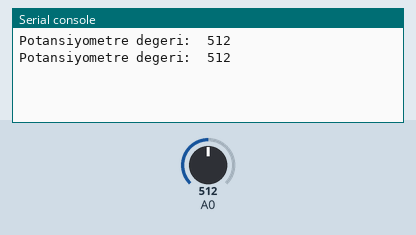
Simulated run of this program. Board: ESP8266 board running MicroPython. Parts: the last lines printed to the serial console. Inputs (shaded band) come from the test bench; at power-on: A0 = 512 (analog values on the 0–1023 scale).

Above: at 1.2 s.
1.3 s: A0 set to 716
At 2.6 s:
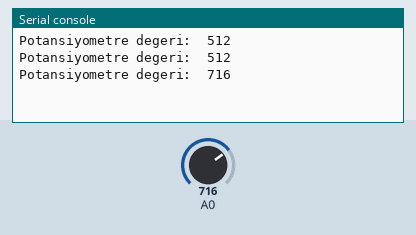
2.8 s: A0 set to 900
At 3.4 s:
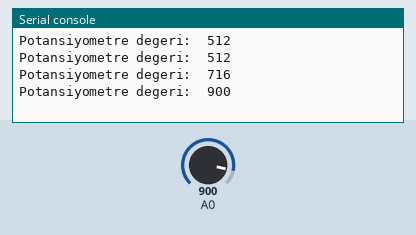
Timing chart, 0 to 5.8 s (numbered marks = the images above; inputs shaded):
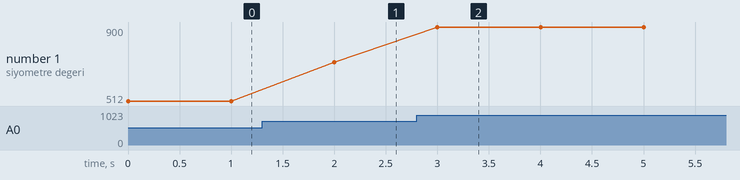

Measured:
- after the input at 1.3 s, the serial console: prints a new line after 0.70 s (image 1)
- after the input at 2.8 s, the serial console: prints a new line after 0.20 s (image 2)
- plotted number 1: 512 → 716 after the input at 1.3 s, 716 → 900 after the input at 2.8 s

The program:

potansiyometre.py
```python
from machine import ADC
from time import sleep

pot_pin = 0
pot = ADC(pot_pin)

pot_deger = 0
sleep_second = 1

while True:
    pot_deger = pot.read()
    print("Potansiyometre degeri: ", pot_deger)
    sleep(sleep_second)
```
